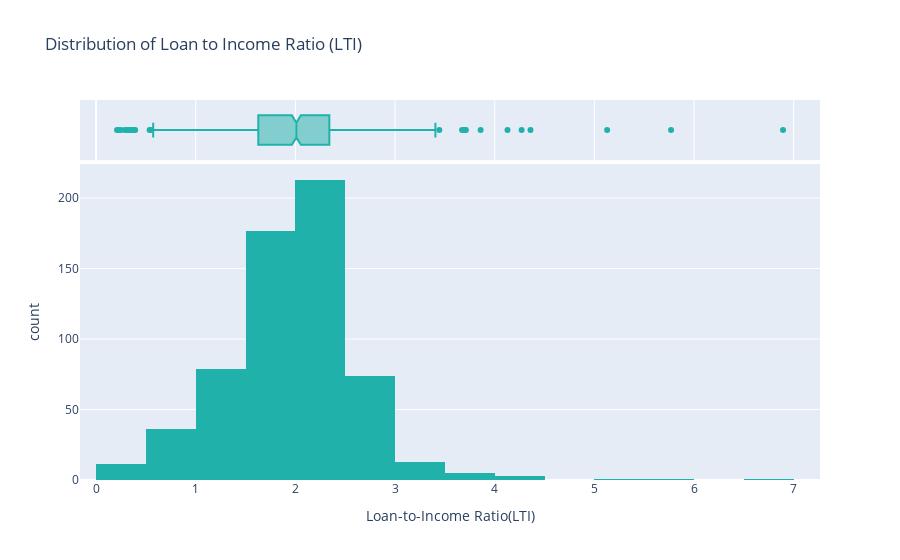

The notebook cell saved with this chart:
### Markdown cell above
- **Credit_History** shows the highest correlation (0.54) with **Loan_Status**, confirming our previous analysis.

- **ApplicantIncome** and **LoanAmount** have a positive correlation (0.56), which is logical (higher-income individuals tend to request larger loans).

- **Married** and **Dependents** also show positive correlation with each other.

- Importantly, we observe no severe multicollinearity between independent features that could potentially cause issues for linear models.

### Code cell
fig_lti = px.histogram(
    loan_dataset, 
    x='Loan-to-Income Ratio(LTI)',
    nbins=30,
    marginal="box",  
    title="Distribution of Loan to Income Ratio (LTI)",
    color_discrete_sequence=['lightseagreen']
)
fig_lti.show()

fig_dti = px.histogram(
    loan_dataset, 
    x='Debt-to-Income Ratio(DTI)',
    nbins=30,
    marginal="box",
    title="Distribution of Debt to Income Ratio (DTI)",
    color_discrete_sequence=['orange']
)
fig_dti.show()


fig_compare = px.box(
    loan_dataset,
    x='Loan_Status',
    y='Loan-to-Income Ratio(LTI)',
    color='Loan_Status',
    title="LTI vs Loan Status",
    color_discrete_sequence=px.colors.qualitative.Set2
)
fig_compare.show()

fig_compare_dti = px.box(
    loan_dataset,
    x='Loan_Status',
    y='Debt-to-Income Ratio(DTI)',
    color='Loan_Status',
    title="DTI vs Loan Status",
    color_discrete_sequence=px.colors.qualitative.Set1
)
fig_compare_dti.show()

### Figure 1 — Plotly figure (JSON) as saved in the notebook; plotly's stock layout.template omitted (floating-point values rounded to 4 significant figures; data arrays with more than 128 entries replaced by an {"elided": "..."} marker saying what was removed)
{"data": [{"bingroup": "x", "hovertemplate": "Loan-to-Income Ratio(LTI)=%{x}<br>count=%{y}<extra></extra>", "legendgroup": "", "marker": {"color": "lightseagreen", "pattern": {"shape": ""}}, "name": "", "nbinsx": 30, "orientation": "v", "showlegend": false, "type": "histogram", "x": {"elided": "614 float values"}, "xaxis": "x", "yaxis": "y"}, {"hovertemplate": "Loan-to-Income Ratio(LTI)=%{x}<extra></extra>", "legendgroup": "", "marker": {"color": "lightseagreen"}, "name": "", "notched": true, "showlegend": false, "type": "box", "x": {"elided": "614 float values"}, "xaxis": "x2", "yaxis": "y2"}], "layout": {"barmode": "relative", "legend": {"tracegroupgap": 0}, "title": {"text": "Distribution of Loan to Income Ratio (LTI)"}, "xaxis": {"anchor": "y", "domain": [0, 1], "title": {"text": "Loan-to-Income Ratio(LTI)"}}, "xaxis2": {"anchor": "y2", "domain": [0, 1], "matches": "x", "showgrid": true, "showticklabels": false}, "yaxis": {"anchor": "x", "domain": [0, 0.8316], "title": {"text": "count"}}, "yaxis2": {"anchor": "x2", "domain": [0.8416, 1], "matches": "y2", "showgrid": false, "showline": false, "showticklabels": false, "ticks": ""}}}
